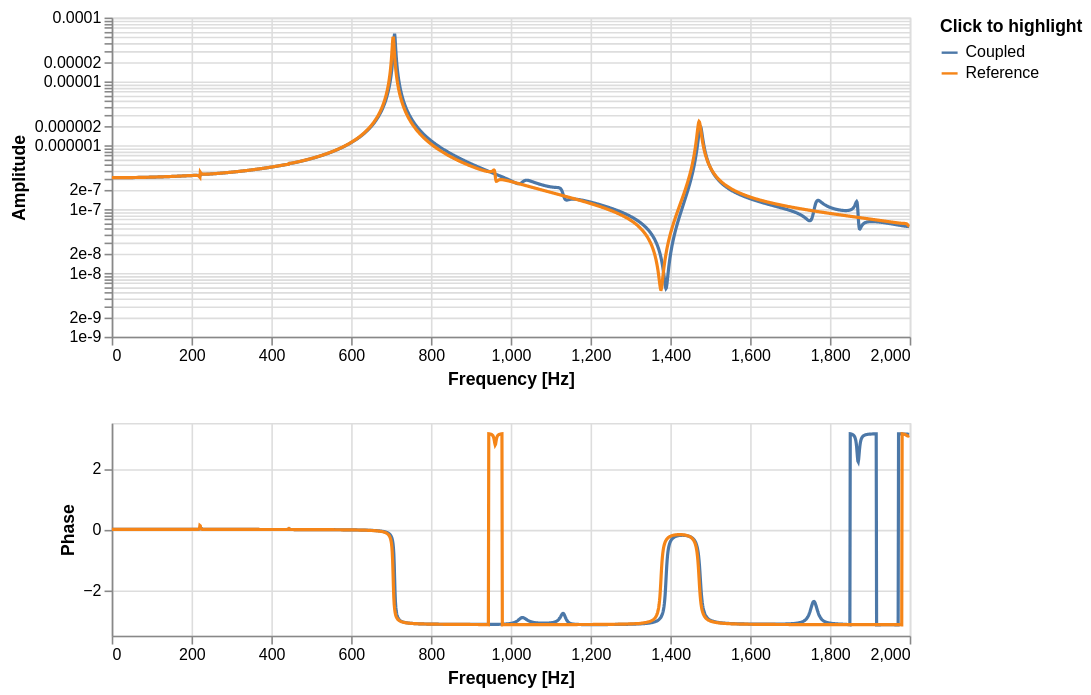

The code cell stored with this chart in its notebook:
### Markdown cell above
The decoupled and the reference results can then be compared:

### Code cell
out = 0
inp = 2

pyFBS.display.plot_frequency_response(MK_A.freq, np.hstack((Y_A_coupled[:,out:out+1,inp:inp+1],MK_A.frf[:,out:out+1,inp:inp+1])),
                              labels=('Coupled', 'Reference'))

### Figure 1 — Vega-Lite specification as saved in the notebook (floating-point values rounded to 4 significant figures; data arrays with more than 128 entries replaced by an {"elided": "..."} marker saying what was removed)
{"config": {"view": {"continuousWidth": 300, "continuousHeight": 300}}, "vconcat": [{"mark": {"type": "line"}, "encoding": {"color": {"field": "out_in", "legend": {"title": "Click to highlight"}, "type": "nominal"}, "opacity": {"condition": {"param": "param_1", "value": 1}, "value": 0.2}, "x": {"axis": {"title": "Frequency [Hz]"}, "field": "f", "type": "quantitative"}, "y": {"axis": {"title": "Amplitude"}, "field": "A", "scale": {"base": 10, "type": "log"}, "type": "quantitative"}}, "height": 200.0, "name": "view_1", "width": 500}, {"mark": {"type": "line"}, "encoding": {"color": {"field": "out_in", "type": "nominal"}, "opacity": {"condition": {"param": "param_1", "value": 1}, "value": 0.2}, "x": {"axis": {"title": "Frequency [Hz]"}, "field": "f", "type": "quantitative"}, "y": {"axis": {"title": "Phase"}, "field": "ph", "type": "quantitative"}}, "height": 133.3, "name": "view_2", "width": 500}], "data": {"name": "data-a5b5fd0058d7e7577d2bd84a7e0c8f11"}, "params": [{"name": "param_2", "select": {"type": "interval"}, "bind": "scales", "views": ["view_1", "view_2"]}, {"name": "param_1", "select": {"type": "point", "fields": ["out_in"]}, "bind": "legend", "views": ["view_1", "view_2"]}], "$schema": "https://vega.github.io/schema/vega-lite/v5.20.1.json", "datasets": {"data-a5b5fd0058d7e7577d2bd84a7e0c8f11": {"elided": "4000 records"}}}
